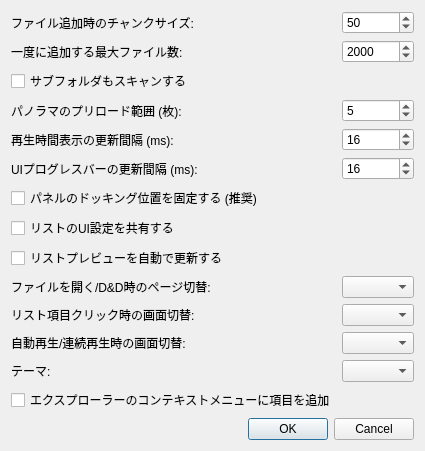
<?xml version="1.0" encoding="UTF-8"?>
<ui version="4.0">
 <class>OptionsDialog</class>
 <widget class="QDialog" name="OptionsDialog">
  <property name="geometry">
   <rect>
    <x>0</x>
    <y>0</y>
    <width>383</width>
    <height>431</height>
   </rect>
  </property>
  <property name="windowTitle">
   <string>Settings</string>
  </property>
  <layout class="QFormLayout" name="formLayout">
   <item row="0" column="0">
    <widget class="QLabel" name="chunkSizeLabel">
     <property name="text">
      <string>ファイル追加時のチャンクサイズ:</string>
     </property>
    </widget>
   </item>
   <item row="0" column="1">
    <widget class="QSpinBox" name="chunkSizeSpinBox">
     <property name="minimum">
      <number>10</number>
     </property>
     <property name="maximum">
      <number>1000</number>
     </property>
     <property name="value">
      <number>50</number>
     </property>
    </widget>
   </item>
   <item row="1" column="0">
    <widget class="QLabel" name="fileScanLimitLabel">
     <property name="text">
      <string>一度に追加する最大ファイル数:</string>
     </property>
    </widget>
   </item>
   <item row="1" column="1">
    <widget class="QSpinBox" name="fileScanLimitSpinBox">
     <property name="minimum">
      <number>1</number>
     </property>
     <property name="maximum">
      <number>10000</number>
     </property>
     <property name="singleStep">
      <number>100</number>
     </property>
     <property name="value">
      <number>2000</number>
     </property>
    </widget>
   </item>
   <item row="2" column="0">
    <widget class="QCheckBox" name="scanSubdirectoriesCheckBox">
     <property name="text">
      <string>サブフォルダもスキャンする</string>
     </property>
    </widget>
   </item>
   <item row="3" column="0">
    <widget class="QLabel" name="preloadRangeLabel">
     <property name="text">
      <string>パノラマのプリロード範囲 (枚):</string>
     </property>
    </widget>
   </item>
   <item row="3" column="1">
    <widget class="QSpinBox" name="preloadRangeSpinBox">
     <property name="minimum">
      <number>1</number>
     </property>
     <property name="maximum">
      <number>64</number>
     </property>
     <property name="value">
      <number>5</number>
     </property>
    </widget>
   </item>
   <item row="4" column="0">
    <widget class="QLabel" name="progressTimerLabel">
     <property name="text">
      <string>再生時間表示の更新間隔 (ms):</string>
     </property>
    </widget>
   </item>
   <item row="4" column="1">
    <widget class="QSpinBox" name="progressTimerSpinBox">
     <property name="minimum">
      <number>1</number>
     </property>
     <property name="maximum">
      <number>100</number>
     </property>
     <property name="value">
      <number>16</number>
     </property>
    </widget>
   </item>
   <item row="5" column="0">
    <widget class="QLabel" name="uiTimerLabel">
     <property name="text">
      <string>UIプログレスバーの更新間隔 (ms):</string>
     </property>
    </widget>
   </item>
   <item row="5" column="1">
    <widget class="QSpinBox" name="uiTimerSpinBox">
     <property name="minimum">
      <number>1</number>
     </property>
     <property name="maximum">
      <number>100</number>
     </property>
     <property name="value">
      <number>16</number>
     </property>
    </widget>
   </item>
   <item row="7" column="0" colspan="2">
    <widget class="QCheckBox" name="lockDocksCheckBox">
     <property name="text">
      <string>パネルのドッキング位置を固定する (推奨)</string>
     </property>
    </widget>
   </item>
   <item row="8" column="0">
    <widget class="QCheckBox" name="syncUiStateCheckBox">
     <property name="text">
      <string>リストのUI設定を共有する </string>
     </property>
    </widget>
   </item>
   <item row="9" column="0">
    <widget class="QCheckBox" name="autoUpdatePreviewsCheckBox">
     <property name="text">
      <string>リストプレビューを自動で更新する </string>
     </property>
    </widget>
   </item>
   <item row="13" column="0">
    <widget class="QLabel" name="thmeLabel">
     <property name="text">
      <string>テーマ:</string>
     </property>
    </widget>
   </item>
   <item row="13" column="1">
    <widget class="QComboBox" name="themeComboBox"/>
   </item>
   <item row="15" column="0" colspan="2">
    <widget class="QDialogButtonBox" name="buttonBox">
     <property name="orientation">
      <enum>Qt::Orientation::Horizontal</enum>
     </property>
     <property name="standardButtons">
      <set>QDialogButtonBox::StandardButton::Cancel|QDialogButtonBox::StandardButton::Ok</set>
     </property>
    </widget>
   </item>
   <item row="14" column="0">
    <widget class="QCheckBox" name="contextMenuCheckBox">
     <property name="enabled">
      <bool>true</bool>
     </property>
     <property name="focusPolicy">
      <enum>Qt::FocusPolicy::ClickFocus</enum>
     </property>
     <property name="text">
      <string>エクスプローラーのコンテキストメニューに項目を追加</string>
     </property>
    </widget>
   </item>
   <item row="10" column="1">
    <widget class="QComboBox" name="comboSwitchOpenFile"/>
   </item>
   <item row="10" column="0">
    <widget class="QLabel" name="switchOpenFileLabel">
     <property name="text">
      <string>ファイルを開く/D&amp;D時のページ切替:</string>
     </property>
    </widget>
   </item>
   <item row="11" column="1">
    <widget class="QComboBox" name="comboSwitchItemClick"/>
   </item>
   <item row="11" column="0">
    <widget class="QLabel" name="switchItemClickLabel">
     <property name="text">
      <string>リスト項目クリック時の画面切替:</string>
     </property>
    </widget>
   </item>
   <item row="12" column="1">
    <widget class="QComboBox" name="comboSwitchAutoPlay"/>
   </item>
   <item row="12" column="0">
    <widget class="QLabel" name="switchAutoPlayLabel">
     <property name="text">
      <string>自動再生/連続再生時の画面切替:</string>
     </property>
    </widget>
   </item>
  </layout>
 </widget>
 <resources/>
 <connections>
  <connection>
   <sender>buttonBox</sender>
   <signal>accepted()</signal>
   <receiver>OptionsDialog</receiver>
   <slot>accept()</slot>
   <hints>
    <hint type="sourcelabel">
     <x>248</x>
     <y>254</y>
    </hint>
    <hint type="destinationlabel">
     <x>157</x>
     <y>274</y>
    </hint>
   </hints>
  </connection>
  <connection>
   <sender>buttonBox</sender>
   <signal>rejected()</signal>
   <receiver>OptionsDialog</receiver>
   <slot>reject()</slot>
   <hints>
    <hint type="sourcelabel">
     <x>316</x>
     <y>260</y>
    </hint>
    <hint type="destinationlabel">
     <x>286</x>
     <y>274</y>
    </hint>
   </hints>
  </connection>
 </connections>
</ui>
